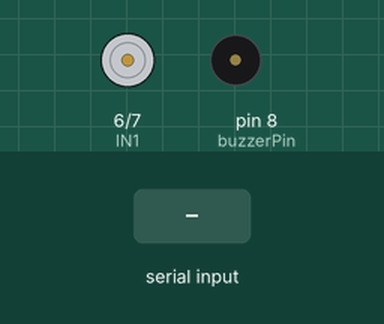
Recording of a sketch running on a simulated Arduino Uno, built with avr-gcc and run on an emulated ATmega328P. Shown: motor-driver pin pairs drawn as motors (green arrow = first pin HIGH = forward, orange = second pin HIGH = backward, longer = more drive, scaled by the enable pin), buzzer (waves = sounding, pin HIGH). Inputs (shaded band) come from the test bench.

Above: at 1.2 s.
1.3 s: "A" received over Serial
At 2.4 s:
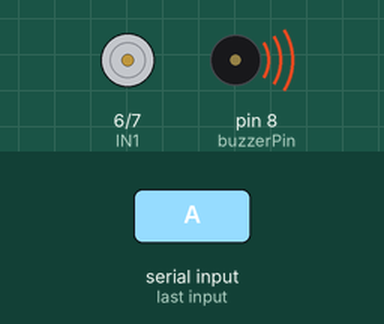
2.8 s: "N" received over Serial
At 3.6 s:
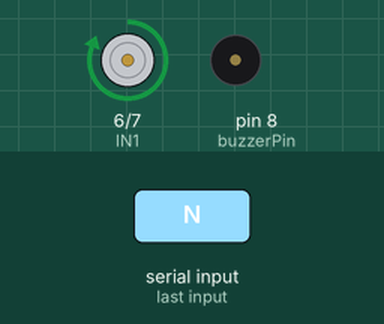
Timing chart, 0 to 5.8 s (numbered marks = the images above; inputs shaded):
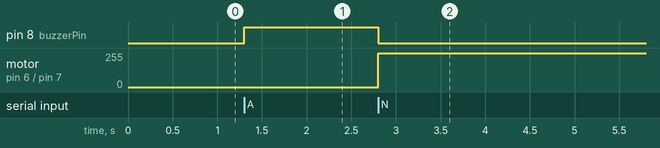

The sketch:

control_motor_buzzer.ino
```cpp
const int ENA = 5;
const int IN1 = 6;
const int IN2 = 7;
const int buzzerPin = 8;

void setup() {
  pinMode(ENA, OUTPUT);
  pinMode(IN1, OUTPUT);
  pinMode(IN2, OUTPUT);
  pinMode(buzzerPin, OUTPUT);
  Serial.begin(9600);
}

void loop() {
  if (Serial.available() > 0) {
    char command = Serial.read();

    if (command == 'A') { // Alert state
      // Motor stop
      digitalWrite(IN1, LOW);
      digitalWrite(IN2, LOW);
      analogWrite(ENA, 0);
      // Buzzer on
      digitalWrite(buzzerPin, HIGH);
    }
    else if (command == 'N') { // Normal state
      // Motor forward at full speed
      digitalWrite(IN1, HIGH);
      digitalWrite(IN2, LOW);
      analogWrite(ENA, 255);
      // Buzzer off
      digitalWrite(buzzerPin, LOW);
    }
  }
}
```

Measured:
- after the input at 1.3 s, pin 8 (buzzerPin): LOW → HIGH at once
- after the input at 2.8 s, pin 8 (buzzerPin): HIGH → LOW at once; motor on pin 6 (IN1) / pin 7 (IN2): stopped → forward 255/255 at once
